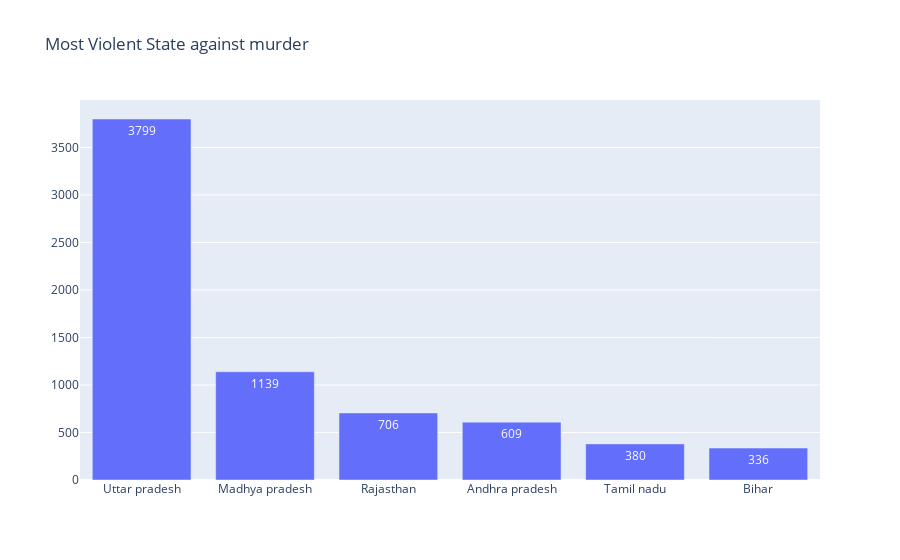

The notebook cell this image was saved under:
### Code cell
# plot graph 
import plotly.graph_objects as go


# Use textposition='auto' for direct text
fig = go.Figure(data=[go.Bar(
            x= mostviolents['STATE/UT'], y= mostviolents['sum'],
            text= mostviolents['sum'],
            textposition='auto'
        )])
fig.update_layout(title_text='Most Violent State against murder')

fig.show()

### Figure 1 — Plotly figure (JSON) as saved in the notebook; plotly's stock layout.template omitted (floating-point values rounded to 4 significant figures)
{"data": [{"text": [3799, 1139, 706, 609, 380, 336], "textposition": "auto", "type": "bar", "x": ["Uttar pradesh", "Madhya pradesh", "Rajasthan", "Andhra pradesh", "Tamil nadu", "Bihar"], "y": [3799, 1139, 706, 609, 380, 336]}], "layout": {"title": {"text": "Most Violent State against murder"}}}
